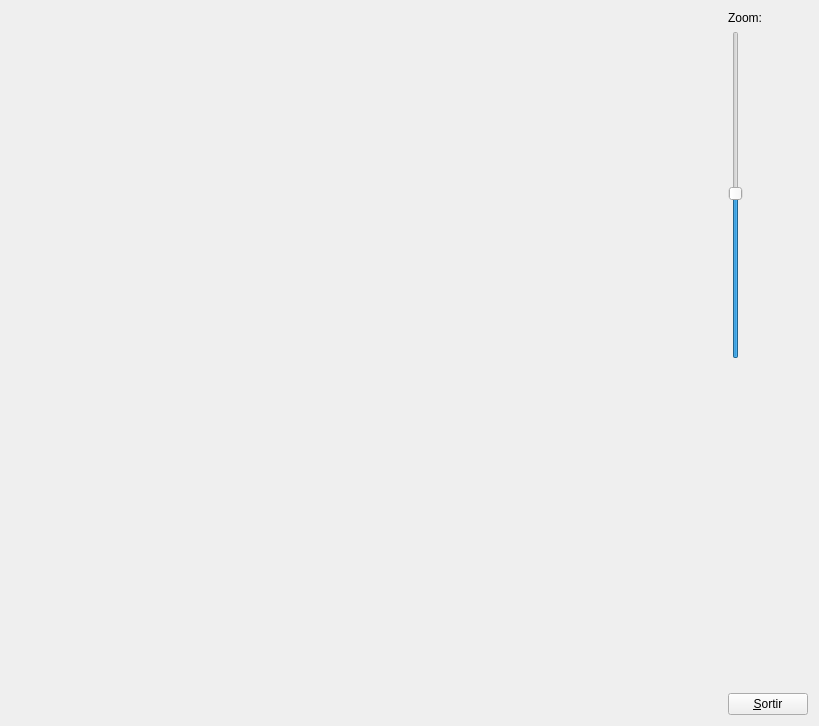
<?xml version="1.0" encoding="UTF-8"?>
<ui version="4.0">
 <class>MyForm</class>
 <widget class="QWidget" name="MyForm">
  <property name="geometry">
   <rect>
    <x>0</x>
    <y>0</y>
    <width>819</width>
    <height>726</height>
   </rect>
  </property>
  <property name="windowTitle">
   <string>Form</string>
  </property>
  <layout class="QHBoxLayout" name="horizontalLayout">
   <item>
    <widget class="MyGLWidget" name="widget" native="true">
     <property name="sizePolicy">
      <sizepolicy hsizetype="Expanding" vsizetype="Expanding">
       <horstretch>0</horstretch>
       <verstretch>0</verstretch>
      </sizepolicy>
     </property>
    </widget>
   </item>
   <item>
    <layout class="QVBoxLayout" name="verticalLayout">
     <item>
      <widget class="QLabel" name="label">
       <property name="text">
        <string>Zoom:</string>
       </property>
      </widget>
     </item>
     <item>
      <widget class="QSlider" name="verticalSlider">
       <property name="sliderPosition">
        <number>50</number>
       </property>
       <property name="orientation">
        <enum>Qt::Vertical</enum>
       </property>
      </widget>
     </item>
     <item>
      <spacer name="verticalSpacer">
       <property name="orientation">
        <enum>Qt::Vertical</enum>
       </property>
       <property name="sizeHint" stdset="0">
        <size>
         <width>20</width>
         <height>40</height>
        </size>
       </property>
      </spacer>
     </item>
     <item>
      <widget class="QPushButton" name="pushButton">
       <property name="sizePolicy">
        <sizepolicy hsizetype="Fixed" vsizetype="Fixed">
         <horstretch>0</horstretch>
         <verstretch>0</verstretch>
        </sizepolicy>
       </property>
       <property name="text">
        <string>&amp;Sortir</string>
       </property>
      </widget>
     </item>
    </layout>
   </item>
  </layout>
 </widget>
 <customwidgets>
  <customwidget>
   <class>MyGLWidget</class>
   <extends>QWidget</extends>
   <header>MyGLWidget.h</header>
   <container>1</container>
   <slots>
    <signal>setFOV(int)</signal>
    <slot>canviaFOV(int)</slot>
   </slots>
  </customwidget>
 </customwidgets>
 <resources/>
 <connections>
  <connection>
   <sender>pushButton</sender>
   <signal>clicked()</signal>
   <receiver>MyForm</receiver>
   <slot>close()</slot>
   <hints>
    <hint type="sourcelabel">
     <x>808</x>
     <y>715</y>
    </hint>
    <hint type="destinationlabel">
     <x>839</x>
     <y>529</y>
    </hint>
   </hints>
  </connection>
  <connection>
   <sender>verticalSlider</sender>
   <signal>valueChanged(int)</signal>
   <receiver>widget</receiver>
   <slot>canviaFOV(int)</slot>
   <hints>
    <hint type="sourcelabel">
     <x>736</x>
     <y>173</y>
    </hint>
    <hint type="destinationlabel">
     <x>701</x>
     <y>178</y>
    </hint>
   </hints>
  </connection>
  <connection>
   <sender>widget</sender>
   <signal>setFOV(int)</signal>
   <receiver>verticalSlider</receiver>
   <slot>setValue(int)</slot>
   <hints>
    <hint type="sourcelabel">
     <x>695</x>
     <y>401</y>
    </hint>
    <hint type="destinationlabel">
     <x>739</x>
     <y>352</y>
    </hint>
   </hints>
  </connection>
 </connections>
</ui>
